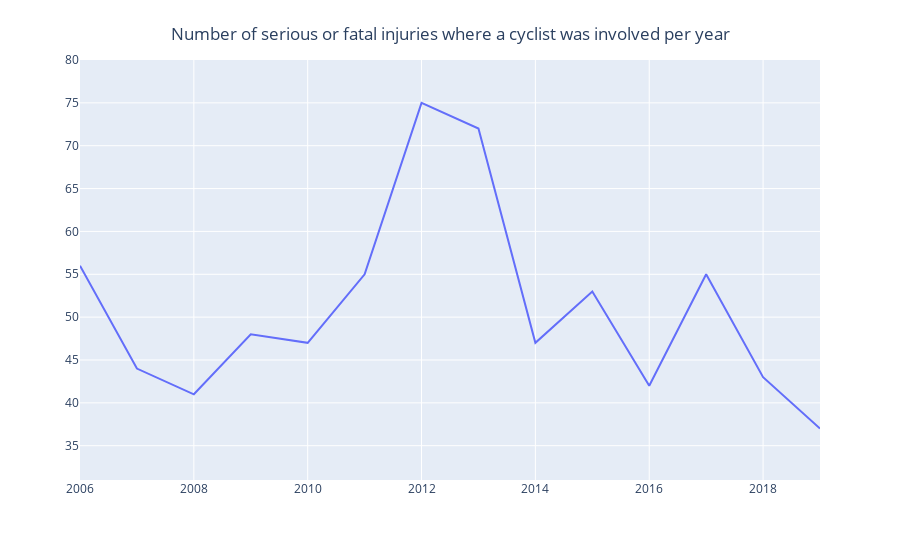

Source (notebook cell):
### Code cell
Major_Fatal_CYCLIST = Major_Fatal[Major_Fatal['CYCLIST'] == 'Yes'].groupby('year')['Index_'].nunique()
fig = px.line(df_clean, x = year, y = Major_Fatal_CYCLIST, labels = {'x':'','y':''})
fig.update_layout(
    title = {
        'text': "Number of serious or fatal injuries where a cyclist was involved per year",
        'y':0.95,
        'x':0.5,
        'xanchor': 'center',
        'yanchor': 'top'})
fig.update_yaxes(range = [31, 80])
fig.show()

### Figure 1 — Plotly figure (JSON) as saved in the notebook; plotly's stock layout.template omitted (floating-point values rounded to 4 significant figures)
{"data": [{"hovertemplate": "=%{y}<extra></extra>", "legendgroup": "", "line": {"color": "#636efa", "dash": "solid"}, "mode": "lines", "name": "", "showlegend": false, "type": "scatter", "x": [2006, 2007, 2008, 2009, 2010, 2011, 2012, 2013, 2014, 2015, 2016, 2017, 2018, 2019], "xaxis": "x", "y": [56, 44, 41, 48, 47, 55, 75, 72, 47, 53, 42, 55, 43, 37], "yaxis": "y"}], "layout": {"legend": {"tracegroupgap": 0}, "margin": {"t": 60}, "title": {"text": "Number of serious or fatal injuries where a cyclist was involved per year", "x": 0.5, "xanchor": "center", "y": 0.95, "yanchor": "top"}, "xaxis": {"anchor": "y", "domain": [0, 1], "title": {"text": ""}}, "yaxis": {"anchor": "x", "domain": [0, 1], "range": [31, 80], "title": {"text": ""}}}}
